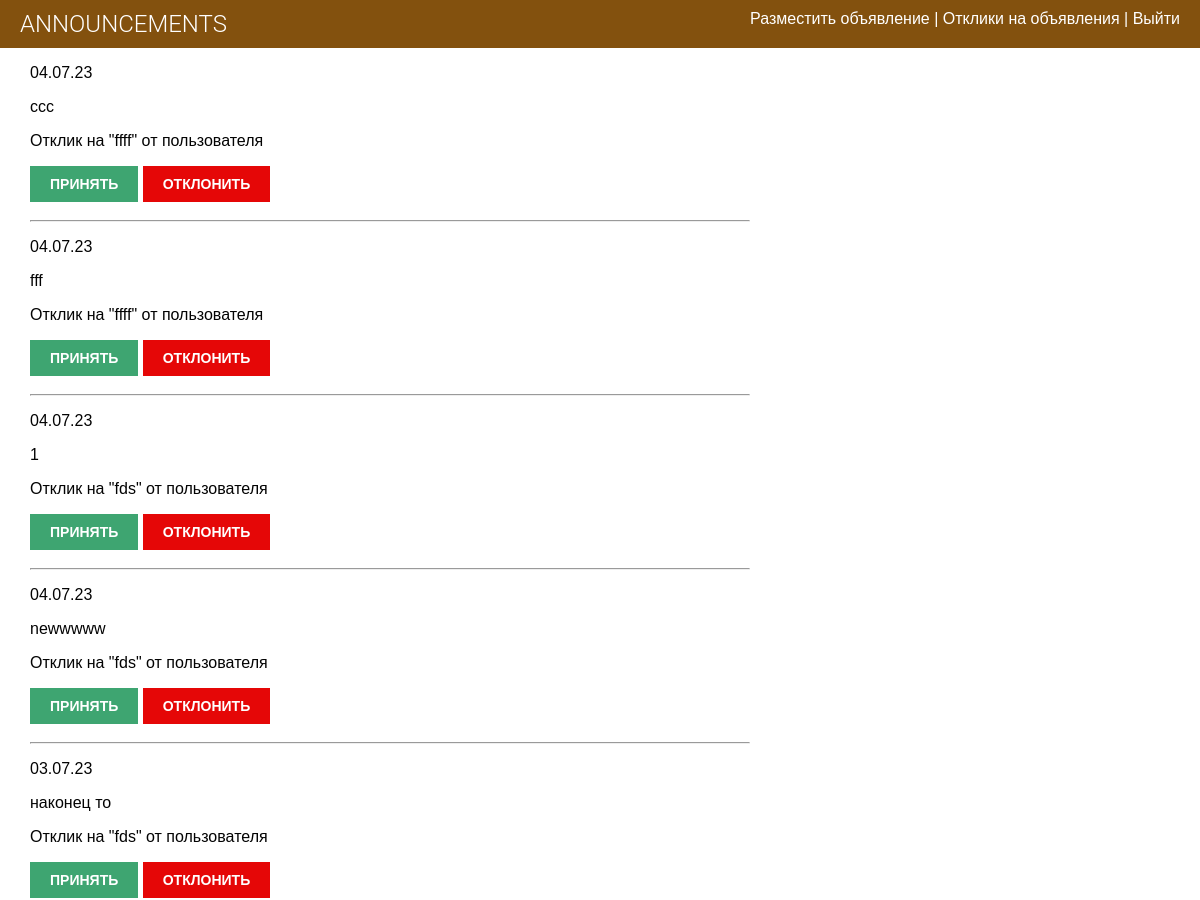
Before: /comments/ (signed in, upper part) with the older database file.
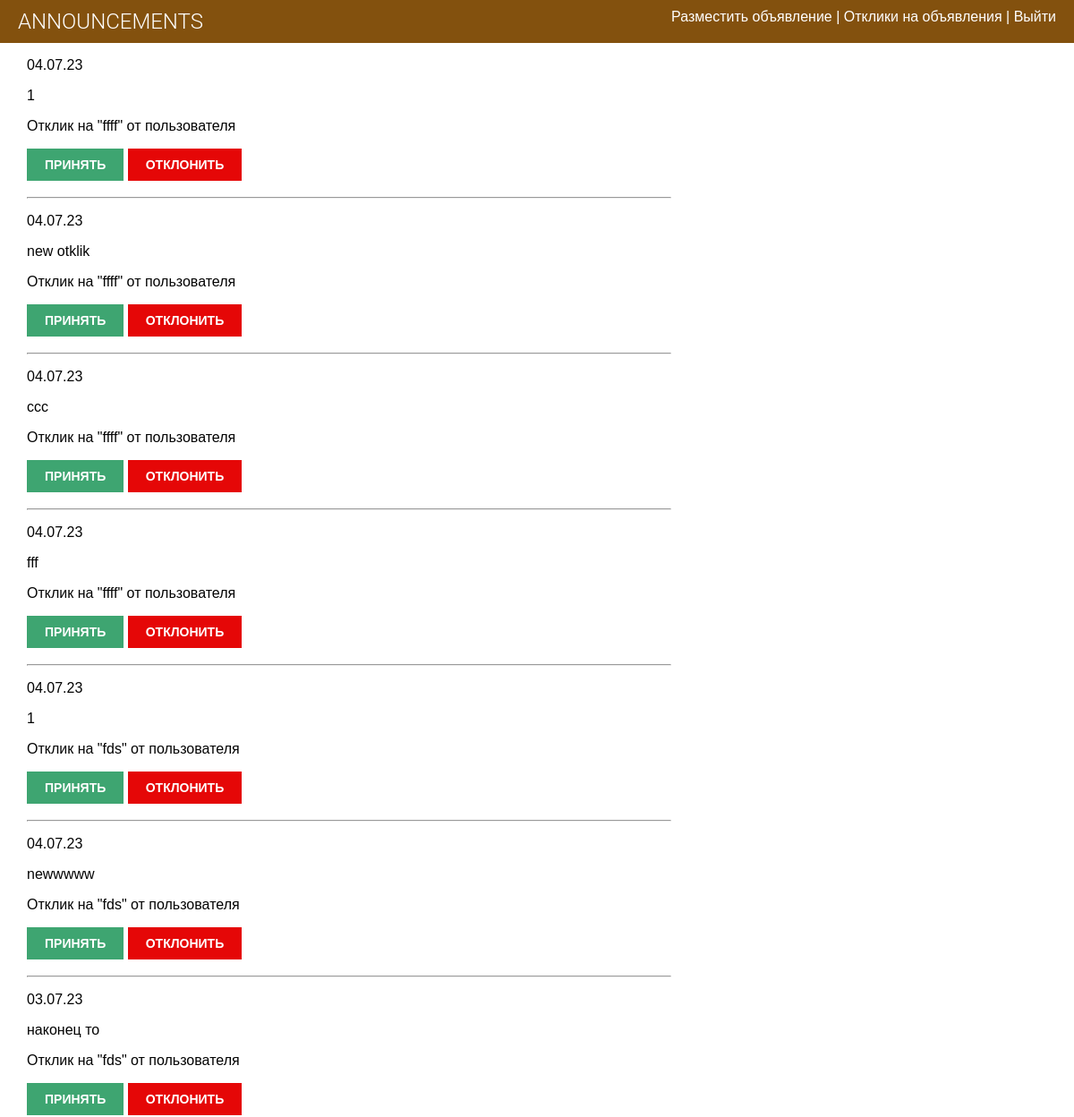
After: the same page with the newer database file.
### board/models.py (models this page shows, shortened)
class Comment(models.Model):
    announcement = models.ForeignKey(Announcement, on_delete=models.CASCADE, related_name='comments')
    name = models.CharField(max_length=80, verbose_name='Имя')
    email = models.EmailField()
    text = models.TextField(verbose_name="Отклик")
    created = models.DateTimeField(auto_now_add=True)
    updated = models.DateTimeField(auto_now=True)
    active = models.BooleanField(default=False)
    class Meta:
        ordering = ['-created']
        indexes = [models.Index(fields=['-created'])]

class Announcement(models.Model):
    title = models.CharField(max_length=250)
    author = models.ForeignKey(User, on_delete=models.CASCADE, related_name='person')
    text = models.TextField()
    image = models.ImageField(blank=True, upload_to='images/%Y/%m/%d/')
    url = models.URLField(blank=True)
    publish = models.DateTimeField(default=timezone.now)
    created = models.DateTimeField(auto_now_add=True)
    updated = models.DateTimeField(auto_now=True)
    category = models.ForeignKey('Category', on_delete=models.PROTECT, null=True, verbose_name='Категория',
                                 related_name='cats')
    class Meta:
        ordering = ['-publish']
        indexes = [models.Index(fields=['-publish'])]

### board/views.py (the view)
# urls.py: path('comments/', CommentList.as_view(), name="comment_list"),
class CommentList(LoginRequiredMixin, ListView):
    model = Comment
    template_name = 'announcement/comment_list.html'
    context_object_name = 'comment_list'
    ordering = '-created'
    def get_queryset(self):
        queryset = Comment.objects.filter(announcement__author=self.request.user)
        return queryset

### board/templates/announcement/comment_list.html
{% extends 'default.html' %}
{% block content %}
{% if comment_list %}
    {% for c in comment_list %}
        {% if c.status == True or c.status is None %}
            <p>{{ c.created|date:'d.m.y' }}</p>
            <p>{{ c.text }}</p>
            <p>Отклик на "{{ c.announcement.title }}" от пользователя {{ c.user }}</p>
                {% if c.status == True %}
                    <p>{{ c.text }}</p>
                {% else %}
                    <a href="{% url 'board:accept' pk=c.pk %}"><input type="submit" value="Принять" />
                    <a href="{% url 'board:deny' pk=c.pk %}"><input type="reset" value="Отклонить" />
                {% endif %}
            <hr>
        {% endif %}
    {% endfor %}
{% else %}
    Откликов нет
{% endif %}
{% endblock content %}

Changed rows visible on the page:
added Comment: created "04.07.23", text "1", announcement "ffff"
added Comment: created "04.07.23", text "new otklik", announcement "ffff"
